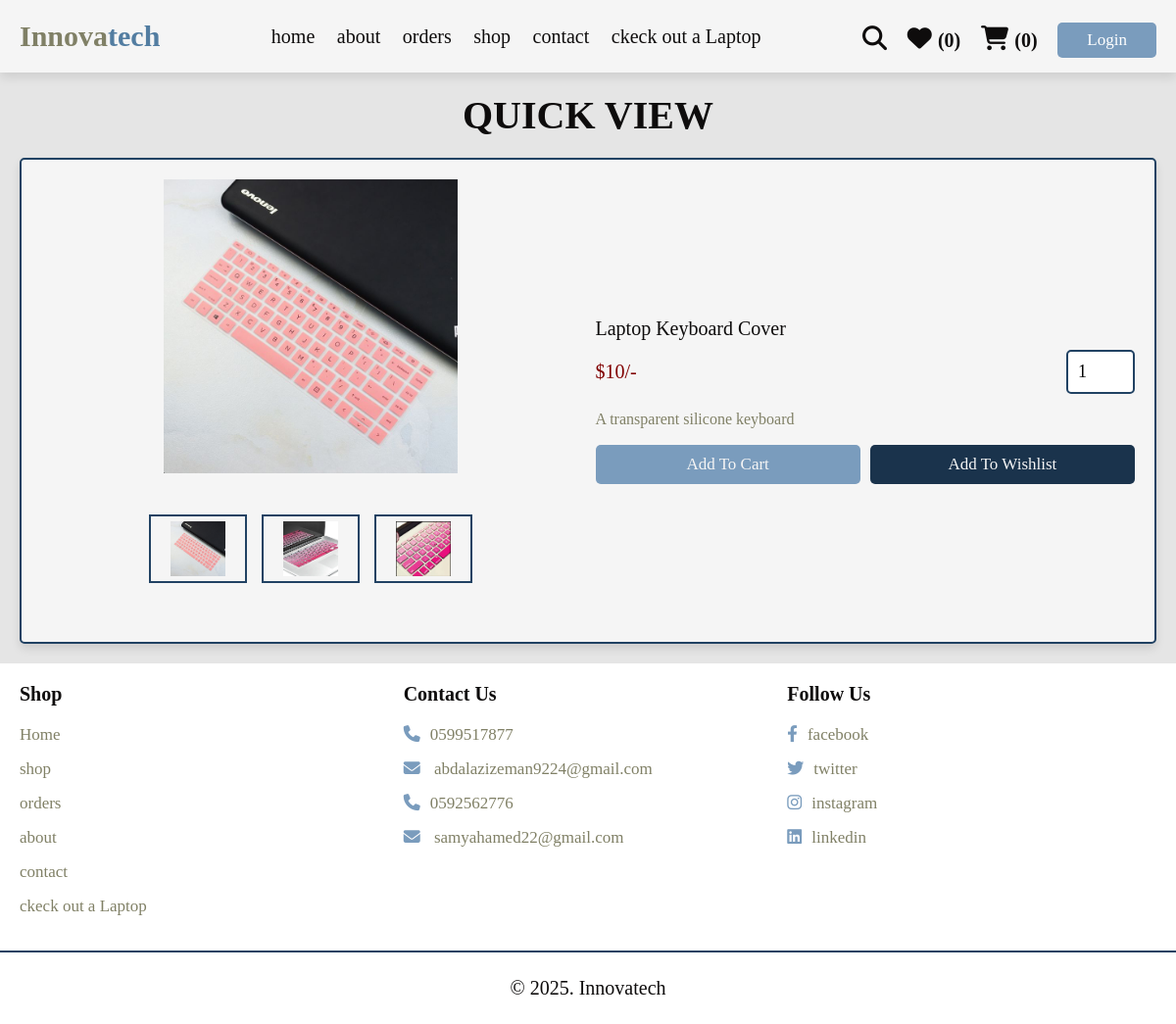
Screenshot of /quick_view.php?pid=25 with the database file from the repository.
### tables this page shows
CREATE TABLE `products` (
  `id` int(100) NOT NULL,
  `name` varchar(100) NOT NULL,
  `details` varchar(500) NOT NULL,
  `price` int(10) NOT NULL,
  `image_01` varchar(100) NOT NULL,
  `image_02` varchar(100) NOT NULL,
  `image_03` varchar(100) NOT NULL
);

### quick_view.php (the view, shortened to what this page needs)
<?php
include 'components/connect.php';
?>
<!DOCTYPE html>
<html lang="en">
<head>
   <link rel="stylesheet" href="https://cdnjs.cloudflare.com/ajax/libs/font-awesome/6.1.1/css/all.min.css">
   <link rel="stylesheet" href="css/style.css">
</head>
<body>
<?php include 'components/user_header.php'; ?>
<section class="quick-view">
   <h1 class="heading">quick view</h1>
   <?php
     $pid = $_GET['pid'];
     $select_products = $conn->prepare("SELECT * FROM `products` WHERE id = ?");
     $select_products->execute([$pid]);
     if($select_products->rowCount() > 0){
      while($fetch_product = $select_products->fetch(PDO::FETCH_ASSOC)){
   ?>
   <form action="" method="post" class="box">
      <div class="row">
         <div class="image-container">
            <div class="main-image">
               <img src="uploaded_img/<?= $fetch_product['image_01']; ?>" alt="">
            </div>
            <div class="sub-image">
               <img src="uploaded_img/<?= $fetch_product['image_01']; ?>" alt="">
               <img src="uploaded_img/<?= $fetch_product['image_02']; ?>" alt="">
               <img src="uploaded_img/<?= $fetch_product['image_03']; ?>" alt="">
            </div>
         </div>
         <div class="content">
            <div class="name"><?= $fetch_product['name']; ?></div>
            <div class="flex">
               <div class="price"><span>$</span><?= $fetch_product['price']; ?><span>/-</span></div>
               <input type="number" name="qty" class="qty" min="1" max="99" onkeypress="if(this.value.length == 2) return false;" value="1">
            </div>
            <div class="details"><?= $fetch_product['details']; ?></div>
            <div class="flex-btn">
               <input type="submit" value="add to cart" class="btn" name="add_to_cart">
               <input class="option-btn" type="submit" name="add_to_wishlist" value="add to wishlist">
            </div>
         </div>
      </div>
   </form>
   <?php
      }
   }else{
      echo '<p class="empty">no products added yet!</p>';
   }
   ?>
</section>
<?php include 'components/footer.php'; ?>
</body>
</html>

### css/style.css (style rules this page uses)
:root { --primary-color: #404040; --yellow : #214263; --light-yellow : #007acc; --black2 : #0b0b11; --light-color2 : #999999; --border2: .1rem solid rgba(0,0,0,.1); --box-shadow2: 0 .5rem 1rem rgba(0,0,0,.1); --main-color: #7a9cbd; --orange: #1a334c; --red: #800000; --black: #0e0c0c; --white: #f5f5f5; --light-color: #808066; --light-bg: #e5e5e5; --border: .2rem solid var(--yellow); --box-shadow: 0 .5rem 1rem rgba(0,0,0,.1); --c1: #808066; --c2: #576d7b; --c3: #414b54; --c4: #527da1; --c5: #7f8386; --c6: #c5c9cc; }
* { font-family: SansSerif; margin:0; padding:0; box-sizing: border-box; outline: none; border:none; text-decoration: none; }
html { font-size: 62.5%; overflow-x: hidden; }
body { background-color: var(--light-bg); }
section { padding:2rem; max-width: 1200px; margin:0 auto; }
.heading { font-size: 4rem; color:var(--black); margin-bottom: 2rem; text-align: center; text-transform: uppercase; }
.btn, .delete-btn, .option-btn { display: block; width: 100%; margin-top: 1rem; border-radius: .5rem; padding:1rem 3rem; font-size: 1.7rem; text-transform: capitalize; color:var(--white); cursor: pointer; text-align: center; }
.btn { background-color: var(--main-color); }
.option-btn { background-color: var(--orange); }
.flex-btn { display: flex; gap:1rem; }
.quick-view form { padding:2rem; border-radius: .5rem; border:var(--border); background-color: var(--white); box-shadow: var(--box-shadow); margin-top: 1rem; }
.quick-view form .row { display: flex; align-items: center; gap:1.5rem; flex-wrap: wrap; }
.quick-view form .row .image-container { margin-bottom: 2rem; flex:1 1 40rem; }
.quick-view form .row .image-container .main-image img { height: 30rem; width: 100%; object-fit: contain; }
.quick-view form .row .image-container .sub-image { display: flex; gap:1.5rem; justify-content: center; margin-top: 2rem; }
.quick-view form .row .image-container .sub-image img { height: 7rem; width: 10rem; object-fit: contain; padding:.5rem; border:var(--border); cursor: pointer; transition: .2s linear; }
.quick-view form img { width: 100%; height: 20rem; object-fit: contain; margin-bottom: 2rem; }
.quick-view form .row .content { flex:1 1 40rem; }
.quick-view form .row .content .name { font-size: 2rem; color:var(--black); }
.quick-view form .row .flex { display: flex; align-items: center; justify-content: space-between; gap:1rem; margin:1rem 0; }
.quick-view form .row .flex .qty { width: 7rem; padding:1rem; border:var(--border); font-size: 1.8rem; color:var(--hovercolor); border-radius: .5rem; }
.quick-view form .row .flex .price { font-size: 2rem; color:var(--red); }
.quick-view form .row .content .details { font-size: 1.6rem; color:var(--light-color); line-height: 2; }

### rows the page displays
products: image_01 (picture), image_02 (picture), image_03 (picture), name "Laptop Keyboard Cover", price "10", details "A transparent silicone keyboard"

### other values shown
$total_wishlist_counts "0"
$total_cart_counts "0"
